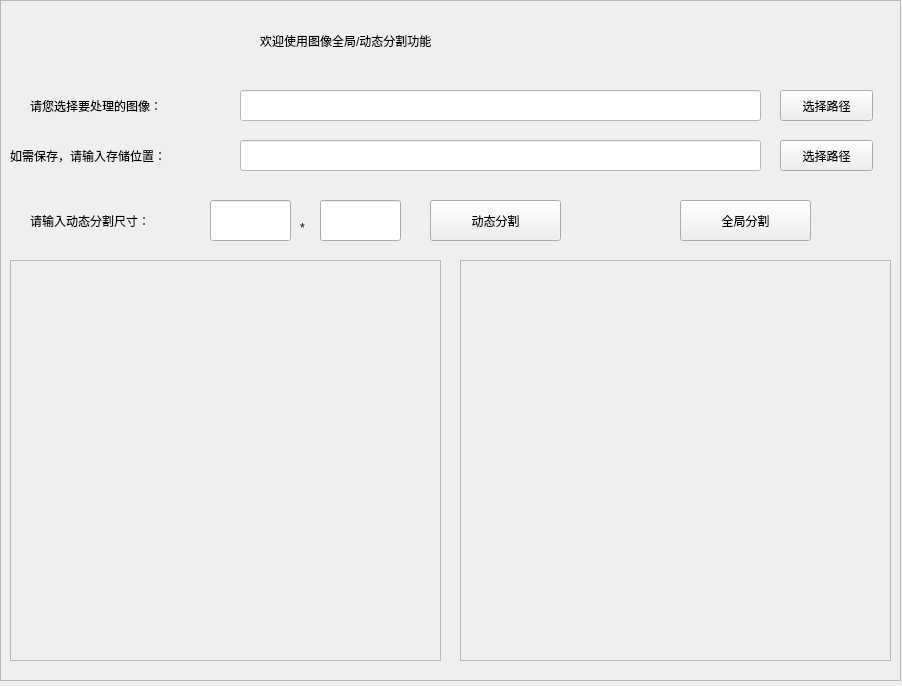
<?xml version="1.0" encoding="UTF-8"?>
<ui version="4.0">
 <class>Segmentation</class>
 <widget class="QWidget" name="Segmentation">
  <property name="geometry">
   <rect>
    <x>0</x>
    <y>0</y>
    <width>902</width>
    <height>686</height>
   </rect>
  </property>
  <property name="windowTitle">
   <string>Form</string>
  </property>
  <property name="styleSheet">
   <string notr="true"/>
  </property>
  <widget class="QPushButton" name="pushButton">
   <property name="geometry">
    <rect>
     <x>780</x>
     <y>90</y>
     <width>93</width>
     <height>31</height>
    </rect>
   </property>
   <property name="text">
    <string>选择路径</string>
   </property>
  </widget>
  <widget class="QLineEdit" name="lineEdit">
   <property name="geometry">
    <rect>
     <x>240</x>
     <y>90</y>
     <width>521</width>
     <height>31</height>
    </rect>
   </property>
   <property name="styleSheet">
    <string notr="true">background-color: rgb(255, 255, 255);</string>
   </property>
  </widget>
  <widget class="QLabel" name="label_2">
   <property name="geometry">
    <rect>
     <x>30</x>
     <y>90</y>
     <width>201</width>
     <height>31</height>
    </rect>
   </property>
   <property name="styleSheet">
    <string notr="true">font: 10pt &quot;Agency FB&quot;;</string>
   </property>
   <property name="text">
    <string>请您选择要处理的图像：</string>
   </property>
  </widget>
  <widget class="QLabel" name="label_3">
   <property name="geometry">
    <rect>
     <x>10</x>
     <y>130</y>
     <width>221</width>
     <height>51</height>
    </rect>
   </property>
   <property name="styleSheet">
    <string notr="true">font: 10pt &quot;Agency FB&quot;;</string>
   </property>
   <property name="text">
    <string>如需保存，请输入存储位置：</string>
   </property>
  </widget>
  <widget class="QLineEdit" name="lineEdit_2">
   <property name="geometry">
    <rect>
     <x>240</x>
     <y>140</y>
     <width>521</width>
     <height>31</height>
    </rect>
   </property>
   <property name="styleSheet">
    <string notr="true">background-color: rgb(255, 255, 255);</string>
   </property>
  </widget>
  <widget class="QPushButton" name="pushButton_2">
   <property name="geometry">
    <rect>
     <x>780</x>
     <y>140</y>
     <width>93</width>
     <height>31</height>
    </rect>
   </property>
   <property name="text">
    <string>选择路径</string>
   </property>
  </widget>
  <widget class="QFrame" name="frame">
   <property name="geometry">
    <rect>
     <x>10</x>
     <y>260</y>
     <width>431</width>
     <height>401</height>
    </rect>
   </property>
   <property name="acceptDrops">
    <bool>false</bool>
   </property>
   <property name="autoFillBackground">
    <bool>false</bool>
   </property>
   <property name="styleSheet">
    <string notr="true">border-image: url(:/images/images/2.jpg);
border-image: url(:/images/images/touming.png);</string>
   </property>
   <property name="frameShape">
    <enum>QFrame::StyledPanel</enum>
   </property>
   <property name="frameShadow">
    <enum>QFrame::Raised</enum>
   </property>
  </widget>
  <widget class="QFrame" name="frame_2">
   <property name="geometry">
    <rect>
     <x>460</x>
     <y>260</y>
     <width>431</width>
     <height>401</height>
    </rect>
   </property>
   <property name="frameShape">
    <enum>QFrame::StyledPanel</enum>
   </property>
   <property name="frameShadow">
    <enum>QFrame::Raised</enum>
   </property>
  </widget>
  <widget class="QLabel" name="label">
   <property name="geometry">
    <rect>
     <x>260</x>
     <y>20</y>
     <width>441</width>
     <height>41</height>
    </rect>
   </property>
   <property name="styleSheet">
    <string notr="true">font: 75 18pt &quot;微软雅黑&quot;;</string>
   </property>
   <property name="text">
    <string>欢迎使用图像全局/动态分割功能</string>
   </property>
  </widget>
  <widget class="QPushButton" name="pushButton_3">
   <property name="geometry">
    <rect>
     <x>680</x>
     <y>200</y>
     <width>131</width>
     <height>41</height>
    </rect>
   </property>
   <property name="text">
    <string>全局分割</string>
   </property>
  </widget>
  <widget class="QLabel" name="label_4">
   <property name="geometry">
    <rect>
     <x>30</x>
     <y>190</y>
     <width>171</width>
     <height>61</height>
    </rect>
   </property>
   <property name="styleSheet">
    <string notr="true">font: 10pt &quot;Agency FB&quot;;</string>
   </property>
   <property name="text">
    <string>请输入动态分割尺寸：</string>
   </property>
  </widget>
  <widget class="QLineEdit" name="lineEdit_3">
   <property name="geometry">
    <rect>
     <x>210</x>
     <y>200</y>
     <width>81</width>
     <height>41</height>
    </rect>
   </property>
  </widget>
  <widget class="QLineEdit" name="lineEdit_4">
   <property name="geometry">
    <rect>
     <x>320</x>
     <y>200</y>
     <width>81</width>
     <height>41</height>
    </rect>
   </property>
  </widget>
  <widget class="QLabel" name="label_5">
   <property name="geometry">
    <rect>
     <x>300</x>
     <y>220</y>
     <width>16</width>
     <height>16</height>
    </rect>
   </property>
   <property name="styleSheet">
    <string notr="true">font: 75 14pt &quot;Agency FB&quot;;</string>
   </property>
   <property name="text">
    <string>*</string>
   </property>
  </widget>
  <widget class="QPushButton" name="pushButton_4">
   <property name="geometry">
    <rect>
     <x>430</x>
     <y>200</y>
     <width>131</width>
     <height>41</height>
    </rect>
   </property>
   <property name="text">
    <string>动态分割</string>
   </property>
  </widget>
  <widget class="QFrame" name="frame_3">
   <property name="geometry">
    <rect>
     <x>0</x>
     <y>0</y>
     <width>901</width>
     <height>681</height>
    </rect>
   </property>
   <property name="styleSheet">
    <string notr="true">border-image: url(:/images/images/9.jpg);</string>
   </property>
   <property name="frameShape">
    <enum>QFrame::StyledPanel</enum>
   </property>
   <property name="frameShadow">
    <enum>QFrame::Raised</enum>
   </property>
  </widget>
  <zorder>frame_3</zorder>
  <zorder>frame_2</zorder>
  <zorder>pushButton</zorder>
  <zorder>lineEdit</zorder>
  <zorder>label_2</zorder>
  <zorder>label_3</zorder>
  <zorder>lineEdit_2</zorder>
  <zorder>pushButton_2</zorder>
  <zorder>frame</zorder>
  <zorder>label</zorder>
  <zorder>pushButton_3</zorder>
  <zorder>label_4</zorder>
  <zorder>lineEdit_3</zorder>
  <zorder>lineEdit_4</zorder>
  <zorder>label_5</zorder>
  <zorder>pushButton_4</zorder>
 </widget>
 <resources>
  <include location="images.qrc"/>
 </resources>
 <connections/>
</ui>
